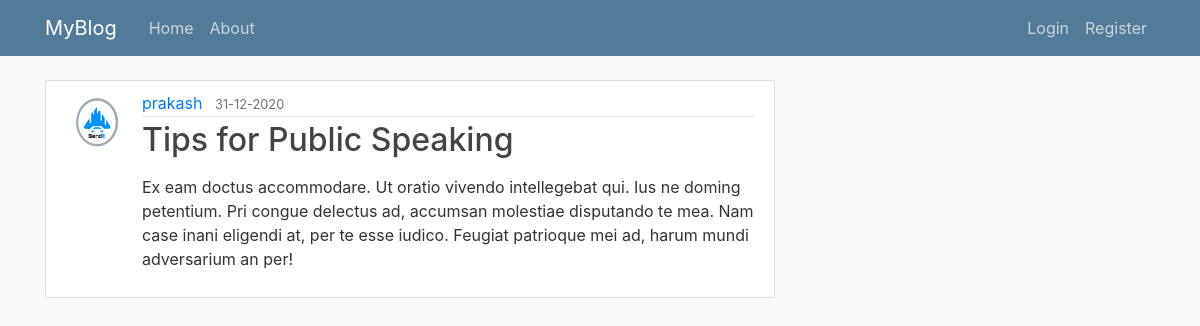
The page /post/9 on the database as committed earlier.
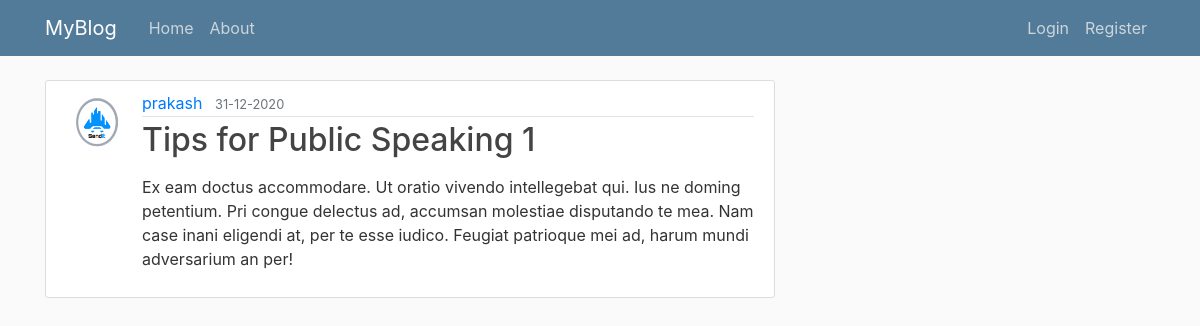
The same page on the database as committed later.
### flask_blog/models.py (models this page shows, shortened)
class Post(db.Model):
    id =db.Column(db.Integer, primary_key=True)
    title = db.Column(db.String(100),nullable=False)
    date_posted = db.Column(db.DateTime, nullable=False, default = datetime.utcnow)
    content = db.Column(db.Text, nullable=False)
    user_id = db.Column(db.Integer, db.ForeignKey('user.id'), nullable=False)

### flask_blog/posts/routes.py (the view)
@posts.route('/post/<post_id>', methods=['GET','POST'])
def post(post_id):
    post = Post.query.get_or_404(post_id)
    return render_template('post.html', title=post.title, post=post)

### flask_blog/templates/post.html (shortened to what this page needs)
{%extends "layout.html"%}
{% block content %}
            <article class="media content-section">
                <img class="rounded-circle article-img" src="{{ url_for('static', filename='profile_pics/' + post.author.image_file) }}">
                <div class="media-body">
                    <div class="article-metadata">
                    <a class="mr-2" href="{{ url_for('users.user_posts', username=post.author.username) }}">{{ post.author.username }}</a>
                    <small class="text-muted">{{ post.date_posted.strftime('%d-%m-%Y') }}</small>
                    </div>
                    <h2 class="article-title">{{ post.title }}</h2>
                    <p class="article-content">{{ post.content|safe }}</p>
                </div>
            </article>
{% endblock content %}

Rows that differ between the two databases and show on the page:
changed Post: title "Tips for Public Speaking" → "Tips for Public Speaking 1"
